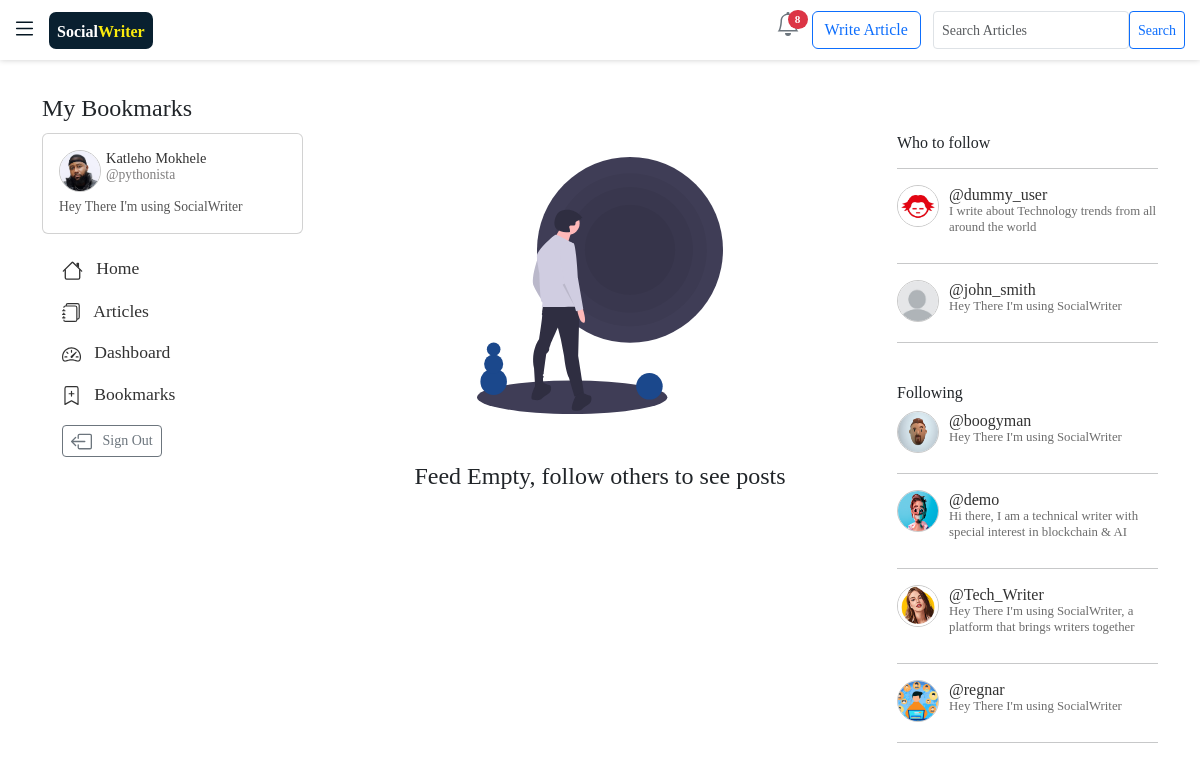
/my_bookmarks/1/ (signed in), run on the app's committed database.
### users/models.py (models this page shows, shortened)
class Profile(models.Model):
    name = models.OneToOneField(User, on_delete=models.CASCADE ,default=1 ) # this has the username inside
    bio = models.CharField(max_length=150,blank=True, default="Hey There I'm using SocialWriter ")
    avatar = models.ImageField(null=True, upload_to="blogyapp/images/profiles_img", default="default.jpg")
    following = models.ManyToManyField(User,related_name="following", blank=True)
    followers = models.IntegerField(default=0)
    date_created = models.DateTimeField(auto_now=True)
    liked_articles = models.ManyToManyField("blogyapp.Entry",related_name="liked_articles", blank=True)
    bookmarked_articles = models.ManyToManyField("blogyapp.Entry",related_name="bookmarked_articles", blank=True)
    twitter_link = models.URLField(blank=True, null=True)
    linkedin_link = models.URLField(blank=True, null=True)
    personal_link = models.URLField(blank=True, null=True)
    class Meta:
        ordering = ["-date_created"]

### blogyapp/views.py (the view)
# urls.py: path('my_bookmarks/<int:profile_id>/', views.my_bookmarks, name='my_bookmarks'),
@login_required
def my_bookmarks(request, profile_id):
    my_profile =Profile.objects.get(name =request.user)
    entries = my_profile.bookmarked_articles.all()
    context = {"entries":entries,"my_profile":my_profile }
    return render(request,"blogyapp/bookmarks.html",context )

### blogyapp/context_processors.py (called while the page is built)
def process_notifications(request):
    try:
        notifications_url = request.META["HTTP_REFERER"]
        notifications = Notification.objects.filter( Q(entry__profile__name = request.user) | Q(profile__name = request.user) )
        if notifications_url == "http://127.0.0.1:8000/notifications/" or notifications_url == "http://socialwriter.pythonanywhere.com/notifications/" or notifications_url == "https://socialwriter.pythonanywhere.com/notifications/":
            for i in notifications:
                if i.notification_viewed == False:
                    i.notification_viewed = True
                    i.save(update_fields=["notification_viewed"])
                    i.save()
        return {}
    except:
        return {}

### blogyapp/templates/blogyapp/bookmarks.html (shortened to what this page needs)
{% extends "blogyapp/base.html" %}
{% load bootstrap5 %}
{% load static %}
{% load read-time %}
{% block content %}
<div class="container-fluid" style="width: 95%; ">
  <br>
    <h4  style="margin:10px 0px 10px 0px" >My Bookmarks</h4>
    <div class="row">
        <div class="col-md-3 d-none d-md-block ">
            <div class="card card-body">
                <div class="d-flex " style="margin-bottom: 5px;">
                  <img class="avatar-home" src="{{my_profile.avatar.url}}">
                  <span style="font-size: 0.9rem;font-weight: 600;margin-left: 5px;">
                    <a href="{% url 'blogyapp:profile_detail' my_profile.id %}">
                      <h6 style="margin-bottom: 0cm;margin-top: 0cm;font-size: 0.9rem;" >{{my_profile.name.get_full_name}}</h6>
                      <h6 style="margin-bottom: 0cm;margin-top: 0cm;font-size: 0.85rem;color: rgb(128, 127, 127);"> @{{my_profile.name}} </h6>
                    </a>
                  </span>
              </div>
              <div class="" style="width: 100%;font-size:0.85rem;margin:0cm">
                  <p style="margin: 0cm;color: rgb(86, 86, 86);">{{my_profile.bio}}</p>
              </div>
            </div>
            <br>
            <div style="margin-left: 20px;">
            <h5 style="font-size:1.1rem;margin-bottom: 20px;">
                <a style="text-decoration: none; " href="{% url 'blogyapp:home1' %}">
                   &nbsp; Home
                </a>
            </h5>
            <h5 style="font-size:1.1rem;margin-bottom: 20px;">
              <a href="{% url 'blogyapp:user_entries' %}" style="text-decoration:none">
               &nbsp; Articles
            </a>
            </h5>
            <h5 style="font-size:1.1rem;margin-bottom: 20px;">
              <a href="#" style="text-decoration: none;">
               &nbsp; Dashboard
              </a>
            </h5>
            <h5 style="font-size:1.1rem;margin-bottom: 20px;">
              <a href="{% url 'blogyapp:my_bookmarks' my_profile.id %}" style="text-decoration: none;">
               &nbsp; Bookmarks
              </a>
            </h5>
            <a href="{% url 'users:logout'  %}" class="btn btn-outline-secondary btn-sm" style="text-decoration: none;">
               &nbsp; Sign Out
            </a>
          </div>
          </div>
          <div class="col-md-6" >
            {% for entry in entries %}
              {% if entry.uploaded == True %}
              <div id="{{entry.id}}" class="card " style="margin-bottom: 10px;">
                {% if forloop.counter == 1 or forloop.counter == 5 or forloop.counter == 15 %}
                  <img style="width: 100%;height: 270px;" class="card-img-top" src="{{entry.thumbnail.url}}" alt="">
                {% endif %}
                <div class="card-body">
                 <a class="d-flex"  style="text-decoration: none;" href="{% url 'blogyapp:profile_detail' entry.profile.id %}">
                   <img class="avatar-home" src="{{entry.profile.avatar.url}}">
                    <span style="color: rgb(38, 38, 38);margin-left: 10px;">
                       @{{entry.profile.name}}
                       <h6 style="color: gray;font-size: 0.8rem;"> {{entry.date_added|date:"d M Y"}}</h6>
                      </span>
                 </a>
                  <div id="posts_margin" style="margin-left: 50px;margin-right: 10px">
                    <a id="post_title" href="{% url 'blogyapp:read' entry.id %}" style="font-weight: 700;font-size:1.4rem;color: rgb(45, 45, 45);text-decoration: none;">  {{entry.entry_title}} </a>
                    <p class="d-block d-sm-none" style="color: rgb(100, 100, 100);size: 0.9rem;">
                      {{entry.introduction|truncatechars:120}}
                    </p>
                    <p class="d-none d-sm-block" style="color: rgb(100, 100, 100);size: 0.9rem;">
                      {{entry.introduction|truncatechars:200}}
                    </p>
                    <div class="d-flex" style="width: 100%;">
                      <div class="like" style="margin-right:0.3cm">
                          <form class="d-flex " action="{% url 'blogyapp:like_unlike' entry.id %}" method='post'>
                              {% csrf_token %}
                              {% if entry in my_profile.liked_articles.all  %}
                              <button  class="btn btn-outline-danger btn-sm" name="submit" style="border: none;" >
                                <div class="d-flex">
                                  <svg xmlns="http://www.w3.org/2000/svg" width="16" height="16" fill="currentColor" class="bi bi-heart-fill" viewBox="0 0 16 16">
                                      <path fill-rule="evenodd" d="M8 1.314C12.438-3.248 23.534 4.735 8 15-7.534 4.736 3.562-3.248 8 1.314z"/>
                                    </svg>
                                    <span style="font-weight: 500;">
                                     &nbsp;&nbsp;{{entry.likes}}
                                    </span>
                                  </div>
                              </button>
                              {% else %}
                              <button style= "color: #051622;" class="btn btn-outline-light btn-sm " name="submit">
                                <div class="d-flex">
                                   <svg name="submit" xmlns="http://www.w3.org/2000/svg" width="16" height="16" fill="currentColor" class="bi bi-heart" viewBox="0 0 16 16">
                                  <path d="m8 2.748-.717-.737C5.6.281 2.514.878 1.4 3.053c-.523 1.023-.641 2.5.314 4.385.92 1.815 2.834 3.989 6.286 6.357 3.452-2.368 5.365-4.542 6.286-6.357.955-1.886.838-3.362.314-4.385C13.486.878 10.4.28 8.717 2.01L8 2.748zM8 15C-7.333 4.868 3.279-3.04 7.824 1.143c.06.055.119.112.176.171a3.12 3.12 0 0 1 .176-.17C12.72-3.042 23.333 4.867 8 15z"/>
                                  </svg>
                              <span style="font-weight: 500;">
                                &nbsp;&nbsp;{{entry.likes}}
                              </span>
                            </div>
                            </button>
                              {% endif %}
                          </form>
                      </div>
                      <div class="bookmark"  style="margin-right:0.3cm">
                        <form action="{% url 'blogyapp:bookmark' entry.id %}" method='post'>
                            {% csrf_token %}
                            {% if entry in my_profile.bookmarked_articles.all %}
                            <button class="btn btn-outline-success btn-sm position-relative" name="submit" style="border: none;">
                              <div class="d-flex">
                              <svg xmlns="http://www.w3.org/2000/svg" width="16" height="16" fill="currentColor" class="bi bi-bookmark-plus-fill" viewBox="0 0 16 16">
                                  <path fill-rule="evenodd" d="M2 15.5V2a2 2 0 0 1 2-2h8a2 2 0 0 1 2 2v13.5a.5.5 0 0 1-.74.439L8 13.069l-5.26 2.87A.5.5 0 0 1 2 15.5zm6.5-11a.5.5 0 0 0-1 0V6H6a.5.5 0 0 0 0 1h1.5v1.5a.5.5 0 0 0 1 0V7H10a.5.5 0 0 0 0-1H8.5V4.5z"/>
                              </svg>
                                <span style="font-weight: 500;">
                                &nbsp;&nbsp;{{entry.bookmarks}}
                                </span>
                              </div>
                          </button>
                            {% else %}
                            <button style= "color: #051622;border: none;" class="btn btn-outline-secondary btn-sm position-relative" name="submit">
                              <div class="d-flex">
                                <svg xmlns="http://www.w3.org/2000/svg" width="16" height="16" fill="currentColor" class="bi bi-bookmark-plus" viewBox="0 0 16 16">
                                  <path d="M2 2a2 2 0 0 1 2-2h8a2 2 0 0 1 2 2v13.5a.5.5 0 0 1-.777.416L8 13.101l-5.223 2.815A.5.5 0 0 1 2 15.5V2zm2-1a1 1 0 0 0-1 1v12.566l4.723-2.482a.5.5 0 0 1 .554 0L13 14.566V2a1 1 0 0 0-1-1H4z"/>
                                  <path d="M8 4a.5.5 0 0 1 .5.5V6H10a.5.5 0 0 1 0 1H8.5v1.5a.5.5 0 0 1-1 0V7H6a.5.5 0 0 1 0-1h1.5V4.5A.5.5 0 0 1 8 4z"/>
                                </svg>
                                <span  style="font-weight: 500;">
                                  &nbsp;&nbsp;{{entry.bookmarks}}
                                </span>
                              </div>
                          </button>
                            {% endif %}
                        </form>
                      </div>
                      <div  id="comments" style="margin-right:0cm">
                        <a href="{% url 'blogyapp:read' entry.id %}#comments" class="btn btn-outline-secondary btn-sm position-relative" name="submit" style="border: none;">
                          <div class="d-flex">
                          <svg xmlns="http://www.w3.org/2000/svg" width="16" height="16" fill="currentColor" class="bi bi-chat-square" viewBox="0 0 16 16">
                            <path d="M14 1a1 1 0 0 1 1 1v8a1 1 0 0 1-1 1h-2.5a2 2 0 0 0-1.6.8L8 14.333 6.1 11.8a2 2 0 0 0-1.6-.8H2a1 1 0 0 1-1-1V2a1 1 0 0 1 1-1h12zM2 0a2 2 0 0 0-2 2v8a2 2 0 0 0 2 2h2.5a1 1 0 0 1 .8.4l1.9 2.533a1 1 0 0 0 1.6 0l1.9-2.533a1 1 0 0 1 .8-.4H14a2 2 0 0 0 2-2V2a2 2 0 0 0-2-2H2z"/>
                          </svg>
                            <span style="font-weight: 500;">
                             &nbsp;&nbsp;{{entry.entry.count}}
                            </span>
                          </div>
                          </a>
                      </div>
                      <div style="width: 100% !important;" class="container-fluid d-flex justify-content-end" >
                        <div >
                         <h6 style="font-size: 0.75rem;cursor:default;padding-left: 0px;"> {{entry.text|safe|readtime}} </h6>
                        </div>
                      </div>
                  </div>
                  </div>
                </div>
              </div>
              {% endif %}
            {% empty %}
            <center>
              <br>
                <img style="width: 45%;" class="img-fluid" src="{% static 'blogyapp/images/undraw_void_-3-ggu.svg' %}" alt="">
                <br> <br><br>
                <h4> Feed Empty, follow others to see posts   </h4>
            </center>
            {% endfor %}
    </div>
    <div class="col-md-3 d-none d-md-block">
        <h6>Who to follow</h6>
        {% for i in other_users %}
        {% if i.name != request.user %}
        <div class="d-flex" style="margin-bottom: 20px;">
          <img class="avatar-home" src="{{i.avatar.url}}">
          <div style="font-size: 0.9rem;font-weight: 700;margin-left: 10px;">
            <a style="text-decoration: none;" href="{% url 'blogyapp:profile_detail' i.id %}"> <h6 style="margin-bottom: 0cm;"> @{{i.name}}   </h6>  </a>
           <h6 style="margin-top:0cm;font-weight: 400;font-size: 0.80rem;color: rgb(108, 108, 108);">  {{i.bio|truncatechars:80}} </h6>
          </div>
        </div>
        {% endif %}
        <hr>
        {% endfor %}
        <br>
        <h6> Following </h6>
        {% for i in my_guys %}
        <div class="d-flex" style="margin-bottom: 20px;">
          <img class="avatar-home" src="{{i.avatar.url}}">
          <div style="font-size: 0.9rem;font-weight: 600;margin-left: 10px;">
            <a style="text-decoration: none;" href="{% url 'blogyapp:profile_detail' i.id %}"> <h6 style="margin-bottom: 0cm;"> @{{i.name}}   </h6>  </a>
           <h6 style="margin-top:0cm;font-weight: 400;font-size: 0.80rem;color: rgb(108, 108, 108);">  {{i.bio|truncatechars:80}} </h6>
          </div>
        </div>
        <hr>
        {% endfor %}
      </div>
</div>
{% endblock content %}

### blogyapp/static/blogyapp/css/read.css (style rules this page uses)
body { background-color: rgb(255, 255, 255); }
a { text-decoration: none !important; color: rgb(50, 50, 50); }
.avatar-home { border-radius: 50%; border: 1px rgb(201, 201, 201) solid; width: 42px; height: 42px; }

### data on the page
Profile: avatar (picture), name.get_full_name "Katleho Mokhele", name "pythonista", bio "Hey There I'm using SocialWriter"
Profile: avatar (picture), name "dummy_user", bio "I write about Technology trends from all around the world"
Profile: avatar (placeholder picture), name "john_smith", bio "Hey There I'm using SocialWriter"
Profile: avatar (picture), name "boogyman", bio "Hey There I'm using SocialWriter"
Profile: avatar (picture), name "demo", bio "Hi there, I am a technical writer with special interest in blockchain & AI"
Profile: avatar (picture), name "Tech_Writer", bio "Hey There I'm using SocialWriter, a platform that brings writers together"
Profile: avatar (picture), name "regnar", bio "Hey There I'm using SocialWriter"

### other printed values
{{ all_notifications.count }} "8"
